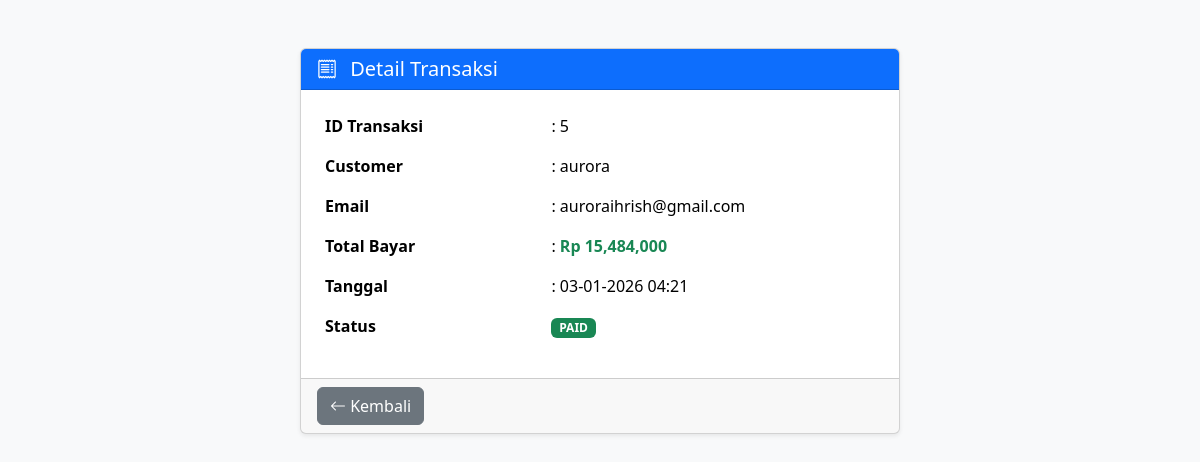
/transaksi_detail.php?id=5 (signed in), run on the app's committed database.
### tables this page shows
CREATE TABLE `orders` (
  `id_order` int(11) NOT NULL,
  `id_user` int(11) DEFAULT NULL,
  `total` int(11) DEFAULT NULL,
  `status` enum('pending','paid','cancelled') DEFAULT 'pending',
  `order_date` timestamp NOT NULL DEFAULT current_timestamp()
);

CREATE TABLE `users` (
  `id_user` int(11) NOT NULL,
  `nama` varchar(100) DEFAULT NULL,
  `email` varchar(100) DEFAULT NULL,
  `password` varchar(255) DEFAULT NULL,
  `Alamat` varchar(50) NOT NULL,
  `Nomer_Hp` varchar(20) NOT NULL,
  `created_at` timestamp NOT NULL DEFAULT current_timestamp(),
  `role` enum('admin','customer') NOT NULL DEFAULT 'customer'
);

### transaksi_detail.php (the view, shortened to what this page needs)
<?php
include "config/koneksi.php";
$id = intval($_GET['id']);
$q = mysqli_query($mysqli,"
    SELECT
        o.id_order,
        o.total,
        o.order_date,
        o.status,
        u.nama,
        u.email
    FROM orders o
    JOIN users u ON o.id_user = u.id_user
    WHERE o.id_order = $id
");
$d = mysqli_fetch_assoc($q);
?>
<!DOCTYPE html>
<html lang="id">
<head>
<link href="https://cdn.jsdelivr.net/npm/bootstrap@5.3.2/dist/css/bootstrap.min.css" rel="stylesheet">
<link href="https://cdn.jsdelivr.net/npm/bootstrap-icons/font/bootstrap-icons.css" rel="stylesheet">
</head>
<body class="bg-light">
<div class="container py-5">
<div class="card shadow-sm mx-auto" style="max-width:600px">
    <div class="card-header bg-primary text-white">
        <h5 class="mb-0">
            <i class="bi bi-receipt me-2"></i> Detail Transaksi
        </h5>
    </div>
    <div class="card-body">
        <table class="table table-borderless">
            <tr>
                <td width="40%"><strong>ID Transaksi</strong></td>
                <td>: <?= $d['id_order']; ?></td>
            </tr>
            <tr>
                <td><strong>Customer</strong></td>
                <td>: <?= $d['nama']; ?></td>
            </tr>
            <tr>
                <td><strong>Email</strong></td>
                <td>: <?= $d['email']; ?></td>
            </tr>
            <tr>
                <td><strong>Total Bayar</strong></td>
                <td>: <span class="text-success fw-bold">
                    Rp <?= number_format($d['total']); ?>
                </span></td>
            </tr>
            <tr>
                <td><strong>Tanggal</strong></td>
                <td>: <?= date('d-m-Y H:i', strtotime($d['order_date'])); ?></td>
            </tr>
            <tr>
                <td><strong>Status</strong></td>
                <td>
                    <?php if($d['status']=='paid'){ ?>
                        <span class="badge bg-success">PAID</span>
                    <?php } else { ?>
                        <span class="badge bg-warning text-dark"><?= strtoupper($d['status']) ?></span>
                    <?php } ?>
                </td>
            </tr>
        </table>
    </div>
    <div class="card-footer d-flex justify-content-between">
        <a href="dashboard.php" class="btn btn-secondary">
            <i class="bi bi-arrow-left"></i> Kembali
        </a>
    </div>
</div>
</div>
</body>
</html>

### data on the page
orders: id_order "5", id_user.nama "aurora", id_user.email "auroraihrish@gmail.com", total "15,484,000", order_date "03-01-2026 04:21"
